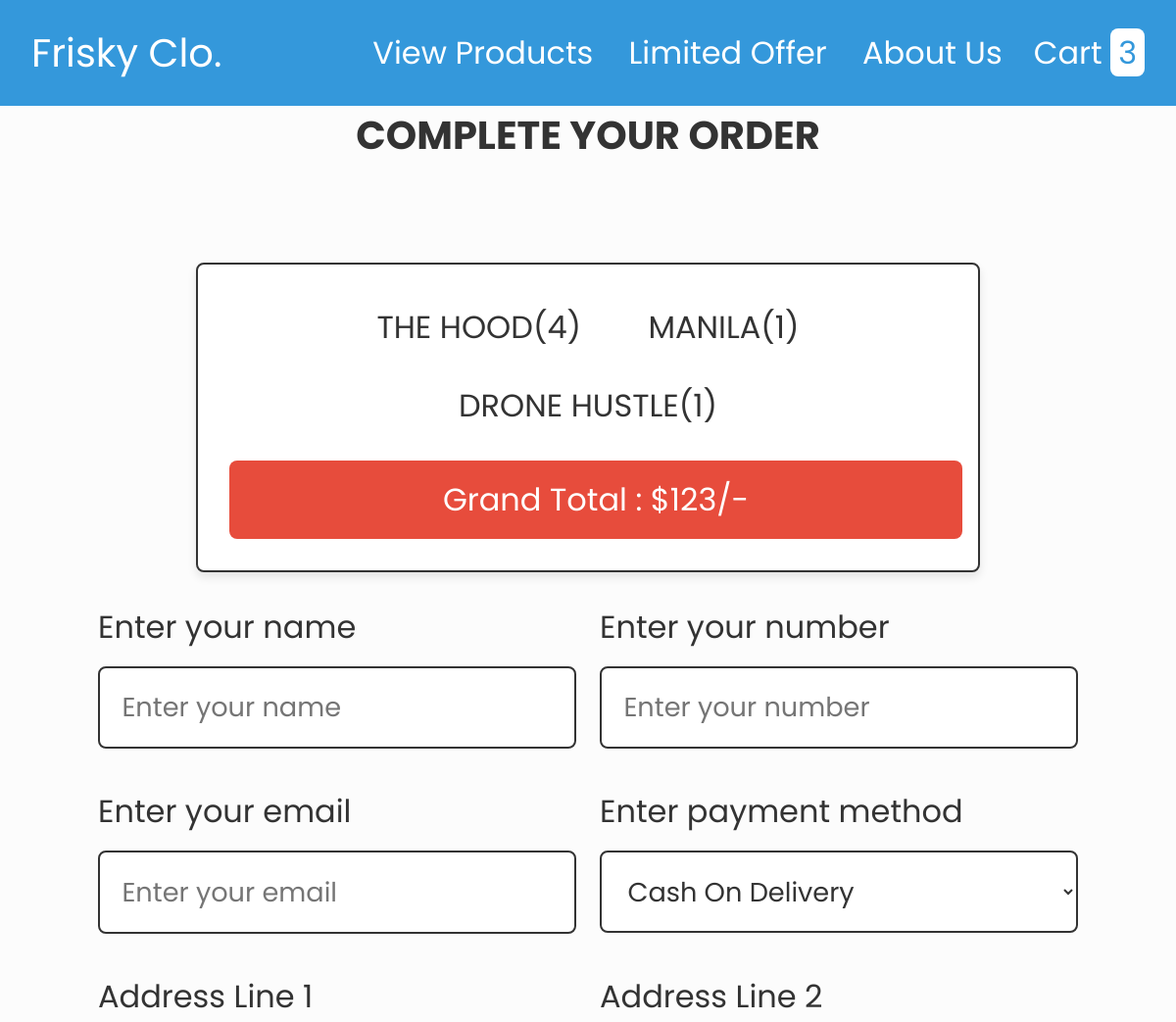
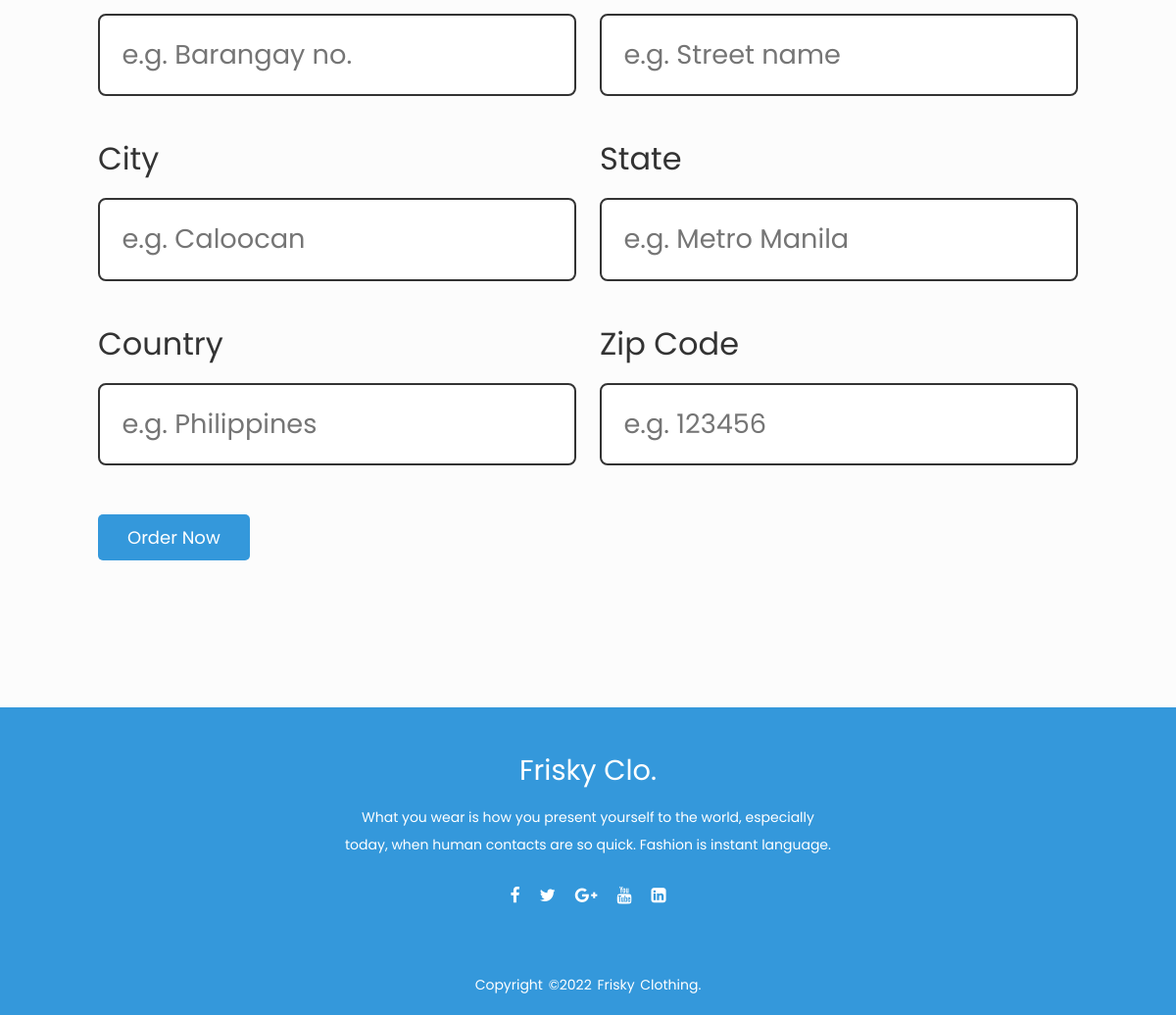
The page /checkout.php on the database its author committed (2 pictures, top to bottom).
### tables this page shows
CREATE TABLE `cart` (
  `id` int(100) NOT NULL,
  `user_id` int(100) NOT NULL,
  `name` varchar(100) NOT NULL,
  `price` varchar(100) NOT NULL,
  `image` varchar(100) NOT NULL,
  `quantity` int(100) NOT NULL
);

### checkout.php (the view, shortened to what this page needs)
<?php
@include 'config.php';
?>
<!DOCTYPE html>
<html lang="en">
<head>
   <link rel="stylesheet" href="https://cdnjs.cloudflare.com/ajax/libs/font-awesome/6.0.0/css/all.min.css">
   <link rel="stylesheet" href="https://stackpath.bootstrapcdn.com/font-awesome/4.7.0/css/font-awesome.min.css">
   <link rel="stylesheet" href="css/style.css">
   <link rel="stylesheet" href="css/style1.css">
   <link rel="stylesheet" href="css/style2.css">
</head>
<body>
<?php include 'header.php'; ?>
<div class="container">
<section class="checkout-form">
   <h1 class="heading">Complete Your Order</h1>
   <form action="" method="post">
   <div class="display-order">
      <?php
         $select_cart = mysqli_query($conn, "SELECT * FROM `cart`");
         $total = 0;
         $grand_total = 0;
         if(mysqli_num_rows($select_cart) > 0){
            while($fetch_cart = mysqli_fetch_assoc($select_cart)){
            $total_price = number_format($fetch_cart['price'] * $fetch_cart['quantity']);
            $grand_total = $total += $total_price;
      ?>
      <span><?= $fetch_cart['name']; ?>(<?= $fetch_cart['quantity']; ?>)</span>
      <?php
         }
      }else{
         echo "<div class='display-order'><span>your cart is empty!</span></div>";
      }
      ?>
      <span class="grand-total"> Grand Total : $<?= $grand_total; ?>/- </span>
   </div>
      <div class="flex">
         <div class="inputBox">
            <span>Enter your name</span>
            <input type="text" placeholder="Enter your name" name="name" required>
         </div>
         <div class="inputBox">
            <span>Enter your number</span>
            <input type="number" placeholder="Enter your number" name="number" required>
         </div>
         <div class="inputBox">
            <span>Enter your email</span>
            <input type="email" placeholder="Enter your email" name="email" required>
         </div>
         <div class="inputBox">
            <span>Enter payment method</span>
            <select name="method">
               <option value="cash on delivery" selected>Cash On Delivery</option>
            </select>
         </div>
         <div class="inputBox">
            <span>Address Line 1</span>
            <input type="text" placeholder="e.g. Barangay no." name="flat" required>
         </div>
         <div class="inputBox">
            <span>Address Line 2</span>
            <input type="text" placeholder="e.g. Street name" name="street" required>
         </div>
         <div class="inputBox">
            <span>City</span>
            <input type="text" placeholder="e.g. Caloocan" name="city" required>
         </div>
         <div class="inputBox">
            <span>State</span>
            <input type="text" placeholder="e.g. Metro Manila" name="state" required>
         </div>
         <div class="inputBox">
            <span>Country</span>
            <input type="text" placeholder="e.g. Philippines" name="country" required>
         </div>
         <div class="inputBox">
            <span>Zip Code</span>
            <input type="text" placeholder="e.g. 123456" name="pin_code" required>
         </div>
         <div class="checkout-btn2">
         <input type="submit" value="Order now" name="order_btn" class="btn">
   </div>
   </form>
</section>
</div>
<footer>
        <div class="footer-content">
            <h3>Frisky Clo.</h3>
            <p>What you wear is how you present yourself to the world, especially today, when human contacts are so quick. Fashion is instant language.</p>
            <ul class="socials">
                <li><a href="#"><i class="fa fa-facebook"></i></a></li>
                <li><a href="#"><i class="fa fa-twitter"></i></a></li>
                <li><a href="#"><i class="fa fa-google-plus"></i></a></li>
                <li><a href="#"><i class="fa fa-youtube"></i></a></li>
                <li><a href="#"><i class="fa fa-linkedin-square"></i></a></li>
            </ul>
        </div>
        <div class="footer-bottom">
            <p>copyright &copy;2022 Frisky Clothing.</p>
        </div>
    </footer>
</body>
</html>

### css/style.css (style rules this page uses)
:root { --blue:#3498db; --red:#e74c3c; --orange:#f39c12; --black:#333; --white:#fff; --light-bg:#eee; --box-shadow:0 5px 10px rgba(0,0,0,.1); --border:2px solid var(--black); }
* { font-family: 'Poppins', sans-serif; margin:0; padding:0; box-sizing: border-box; outline: none; border: none; text-decoration: none; }
body { background-color: var(--light-bg); }
.btn, .delete-btn, .option-btn { display: inline-block; padding:10px 30px; cursor: pointer; font-size: 18px; color:var(--white); border-radius: 5px; text-transform: capitalize; }
.btn { background-color: var(--blue); margin-top: 10px; }
.container { padding:0 20px; margin:0 auto; max-width: 1200px; padding-bottom: 70px; }
.container .heading { text-align: center; margin-bottom: 20px; font-size: 40px; text-transform: uppercase; color:var(--black); }

### css/style1.css (style rules this page uses)
.checkout-form form { padding:5rem; border-radius: .5rem; background-color: var(--bg-color); }
.checkout-form form .flex { display: flex; flex-wrap: wrap; gap:1.5rem; }
.checkout-form form .flex .inputBox { flex:1 1 30rem; }
.checkout-form form .flex .inputBox span { font-size: 2rem; color:var(--black); }
.checkout-form form .flex .inputBox input, .checkout-form form .flex .inputBox select { width:100%; background-color: var(--white); font-size: 1.7rem; color:var(--black); border-radius: .5rem; margin:1rem 0; padding:1.2rem 1.4rem; text-transform: none; border:var(--border); }
.display-order { max-width: 50rem; background-color: var(--white); border-radius: .5rem; text-align: center; padding:1.5rem; margin:0 auto; margin-bottom: 2rem; box-shadow: var(--box-shadow); border:var(--border); }
.display-order span { display: inline-block; border-radius: .5rem; background-color: var(--bg-color); padding:.5rem 1.5rem; font-size: 2rem; color:var(--black); margin:.5rem; }
.display-order span.grand-total { width: 100%; background-color: var(--red); color:var(--white); padding:1rem; margin-top: 1rem; }

### css/style2.css (style rules this page uses)
* { margin: 0; padding: 0; box-sizing: border-box; }
body { background: #fcfcfc; }
footer { position: static; bottom: 0; left: 0; right: 0; background: #3498db; height: auto; width: auto; font-family: "Open Sans"; padding-top: 40px; color: #fff; }
.footer-content { display: flex; align-items: center; justify-content: center; flex-direction: column; text-align: center; }
.footer-content h3 { font-size: 1.8rem; font-weight: 400; text-transform: capitalize; line-height: 3rem; }
.footer-content p { max-width: 500px; margin: 10px auto; line-height: 28px; font-size: 14px; }
.socials { list-style: none; display: flex; align-items: center; justify-content: center; margin: 1rem 0 3rem 0; }
.socials li { margin: 0 10px; }
.socials a { text-decoration: none; color: #fff; }
.socials a i { font-size: 1.1rem; transition: color .4s ease; }
.footer-bottom { background:#3498db; width: 100vw; padding: 20px 0; text-align: center; }
.footer-bottom p { font-size: 14px; word-spacing: 2px; text-transform: capitalize; }

### rows shown on the page
cart: name "THE HOOD", quantity "4"
cart: name "MANILA", quantity "1"
cart: name "DRONE HUSTLE", quantity "1"

### other values the page prints
$row_count "3"
$grand_total "123"
